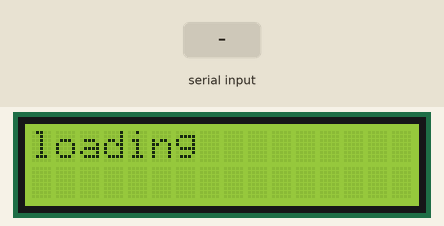
A sketch run on a simulated Arduino Uno, built with avr-gcc and run on an emulated ATmega328P. Shown: 16×2 character LCD. The inputs (shaded band) are chosen by the test bench. What the sketch prints to the serial monitor is not drawn.

Above: at 1.3 s.
1.4 s: "90,45\n" received over Serial
At 2.2 s:
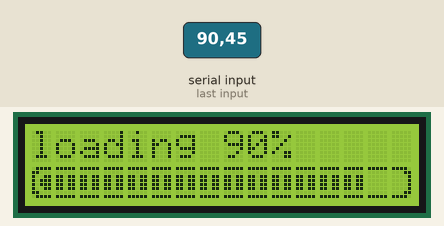
2.9 s: "30,150\n" received over Serial
At 3.3 s:
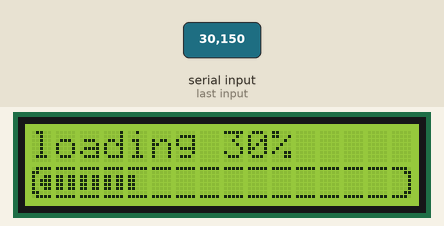
4.4 s: "0\n" received over Serial
At 5.1 s:
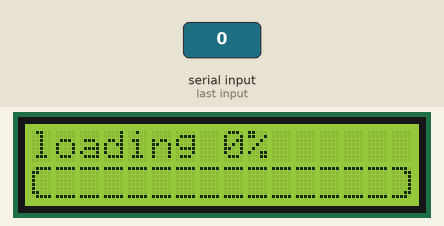
5.9 s: "16\n" received over Serial
At 6.2 s:
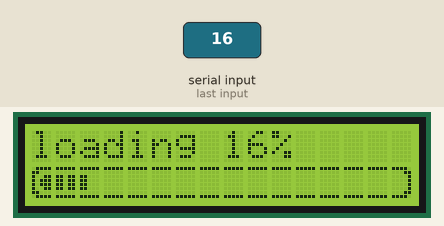
7.4 s: "200\n" received over Serial
At 7.9 s:
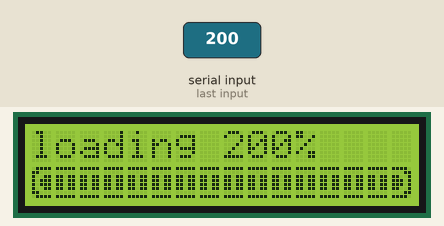
8.9 s: "2\n" received over Serial
At 9.4 s:
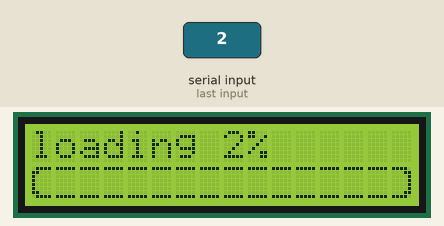
Timing chart, 0 to 11.4 s (numbered marks = the images above; inputs shaded):
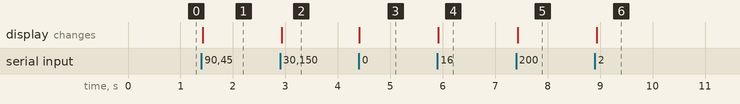

The sketch:

06.02-lcd-selfmade-chars.ino
```cpp
#include <LiquidCrystal_I2C.h>
#include "chars.h"

#define CHAR 2
#define DEBUG

// No idea how you get to 0x27 but it works
LiquidCrystal_I2C lcd(0x27, 16, 2);

signed char barWrittenUntil;

void setup(void);
void loop(void);
void initLoadingBar(void);
void loadingBar(int);
void fillRest(signed char);
void printThumbsup(unsigned char);

void setup(void)
{
	#ifdef DEBUG
	Serial.begin(9600);
	#endif

	lcd.init();

	#if CHAR == 0
	lcd.createChar(0, smiley);
	lcd.write(byte(0));
	#elif CHAR == 1
	for (unsigned char i = 0; i < 6; i++)
		lcd.createChar(i, thumbsup[i]);
	printThumbsup(6);
	#elif CHAR == 2
	for (unsigned char i = 0; i < 7; i++)
		lcd.createChar(i, loadingbar[i]);
	initLoadingBar();
	#endif

	lcd.backlight();

	#ifdef DEBUG
	Serial.println("Setup complete");
	#endif
}

void loop(void)
{
	#if CHAR == 2
	#ifdef DEBUG
	if (Serial.available() > 1) {
		int progress = Serial.readStringUntil('\n').toInt();

		loadingBar(progress);
	}
	#else
	for (unsigned char i = 0; i <= 100; i++)
	{
		lcd.setCursor(0, 0);
		lcd.print("loading ");
		lcd.print(i, DEC);
		lcd.print("%  ");

		loadingBar(i);
		delay(100);
	}

	#endif
	#else
	exit(0);
	#endif
}

void initLoadingBar()
{
	barWrittenUntil = 16;
	lcd.setCursor(0, 0);
	lcd.print("loading ");
}

void loadingBar(int progress)
{
	signed char p = map(progress, 0, 100, 0, 32);
	signed char writtenUntilNew = p / 2;

	lcd.setCursor(8, 0);
	lcd.print(progress, DEC);
	lcd.print("%  ");

	lcd.setCursor(0, 1);

	if (p > 1)
	{
		lcd.write(byte(1));
		// TODO: Dont overwrite full blocks
		for (signed char i = 1; i < writtenUntilNew && i < 15; i++)
		{
			lcd.write(byte(4));
		}
		if (p > 30)
		{
			lcd.write(byte(6));
		}
		else if (writtenUntilNew * 2 != p)
		{
			writtenUntilNew++;
			lcd.write(byte(3));
		}
	}


	#ifdef DEBUG
	Serial.print(progress, DEC);
	Serial.print(" => ");
	Serial.print(p, DEC);
	Serial.print(" => ");
	Serial.println(writtenUntilNew, DEC);
	#endif

	fillRest(writtenUntilNew);
	barWrittenUntil = writtenUntilNew;
}

void fillRest(signed char writtenUntilNew)
{
	while (writtenUntilNew < barWrittenUntil)
	{
		switch (++writtenUntilNew)
		{
			case 16:
				lcd.write(byte(5));
				break;
			case 1:
				lcd.write(byte(0));
				break;
			default:
				lcd.write(byte(2));
				break;
		}
	}
}

void printThumbsup(unsigned char leftCol)
{
	lcd.setCursor(leftCol, 0);
	for (unsigned char i = 0; i < 3; i++)
		lcd.write(byte(i));

	lcd.setCursor(leftCol, 1);
	for (unsigned char i = 3; i < 6; i++)
		lcd.write(byte(i));
}
```

chars.h
```cpp
byte smiley[8] = {
	0b00000,
	0b00000,
	0b01010,
	0b00000,
	0b00000,
	0b10001,
	0b01110,
	0b00000
};

byte thumbsup[6][8] = {
	{	// First Row
		0b00000,
		0b00000,
		0b00000,
		0b00000,
		0b00000,
		0b00000,
		0b00000,
		0b00011
	},
	{
		0b00000,
		0b01100,
		0b10010,
		0b10010,
		0b10001,
		0b01000,
		0b11110,
		0b00000
	},
	{
		0b00000,
		0b00000,
		0b00000,
		0b00000,
		0b00000,
		0b10000,
		0b01000,
		0b00110
	},
	{	// Second Row
		0b00100,
		0b00011,
		0b00100,
		0b00011,
		0b00100,
		0b00011,
		0b00010,
		0b00001
	},
	{
		0b00000,
		0b00000,
		0b00000,
		0b00000,
		0b00000,
		0b00000,
		0b00001,
		0b11110
	},
	{
		0b00010,
		0b00010,
		0b00010,
		0b00010,
		0b00010,
		0b01110,
		0b10000,
		0b00000
	}
};

byte loadingbar[7][8] = {
	{
		0b01111,
		0b11000,
		0b10000,
		0b10000,
		0b10000,
		0b10000,
		0b11000,
		0b01111
	},
	{
		0b01111,
		0b11000,
		0b10011,
		0b10111,
		0b10111,
		0b10011,
		0b11000,
		0b01111
	},
	{
		0b11111,
		0b00000,
		0b00000,
		0b00000,
		0b00000,
		0b00000,
		0b00000,
		0b11111
	},
	{
		0b11111,
		0b00000,
		0b11000,
		0b11000,
		0b11000,
		0b11000,
		0b00000,
		0b11111
	},
	{
		0b11111,
		0b00000,
		0b11011,
		0b11011,
		0b11011,
		0b11011,
		0b00000,
		0b11111
	},
	{
		0b11110,
		0b00011,
		0b00001,
		0b00001,
		0b00001,
		0b00001,
		0b00011,
		0b11110,
	},
	{
		0b11110,
		0b00011,
		0b11001,
		0b11101,
		0b11101,
		0b11001,
		0b00011,
		0b11110
	}
};
```

Measured:
- after the input at 1.4 s, the display: changes at once (image 1)
- after the input at 2.9 s, the display: changes at once (image 2)
- after the input at 4.4 s, the display: changes at once (image 3)
- after the input at 5.9 s, the display: changes at once (image 4)
- after the input at 7.4 s, the display: changes at once (image 5)
- after the input at 8.9 s, the display: changes at once (image 6)
